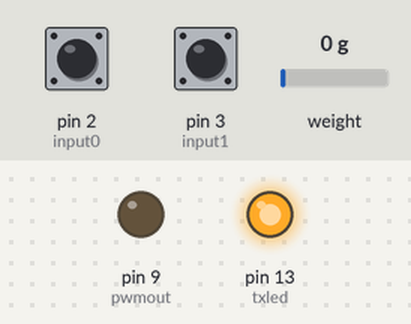
Simulated run of this sketch. Board: SparkFun Pro Micro, built with avr-gcc and run on an emulated ATmega32U4. On the bench: output pins drawn as LEDs (lit = HIGH). Dashed ring = blinking. The inputs (shaded band) are chosen by the test bench; at power-on: weight on the scale 0 g, pin 3 (input1) HIGH, pin 2 (input0) HIGH. What the sketch prints to the serial monitor is not drawn.

Above: at 2.2 s.
2.3 s: weight on the scale set to 100 g
At 3.6 s:
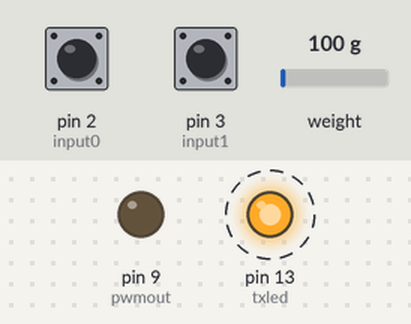
5.8 s: pin 3 (input1) pulsed LOW 2 times (0.12 s each, 0.3 s apart)
At 7.1 s:
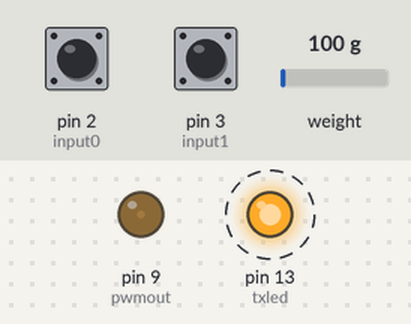
Timing chart, 0 to 15.3 s (numbered marks = the images above; inputs shaded):
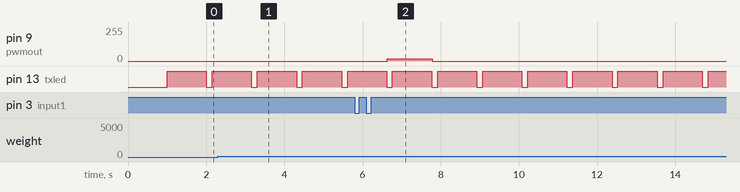

The sketch:

arduino_scale_and_stirrer.ino
```cpp
/* Read hall effect sensors and report switching frequency.
 *  Read HX711 load cell amplifier while doing so.
 *  For Arduino Pro Micro 16MHz/5V
 *
 *  The output wires for TTL UART at 9600bps:
 *  black = GND
 *  white = 5V
 *  Gray = TXD
 *  Purple = RXD
 *  Blue = Reset
 *
 *  D Duke
 *  11/12/2020
*/

// hall effect sensor setup

#define input0 2 // interruptable pin
#define input1 3 // interruptable pin
#define pwmout 9 // pwm output (for debugging)
#define txled 13 // light when writing to serial
#define pwm_rpmmax 3000.0 // value that corresponds to max pwm output
#define rpm_coeff 6e7 // Multiplication factor is 1 rev/triggers * 1e6 us/s * 60 s/min
#define ring_buffer_size 16 // averaging buffer
#define maxwait 1e6 // how long to wait after last trigger before flushing the buffer
#define big 4000000000 // delay between pulses corresponding to minimum RPM reading
#define update_pwm_every 8 // how often to refresh pwm output
#define print_every 1024 // how often to write to serial

unsigned long t0_input0;
unsigned long t1_input0;
unsigned long dt_input0_buf[ring_buffer_size];
float dt_input0 = big;
int nbuf_input0 = 0;

unsigned long t0_input1;
unsigned long t1_input1;
unsigned long dt_input1_buf[ring_buffer_size];
float dt_input1 = big;
int nbuf_input1 = 0;
float pwmval = 0;

int i;
int counter=0;

// scale setup

#include "HX711.h"
HX711 scale;
uint8_t dataPin = A1;
uint8_t clockPin = A0;
#define SCALE_UNIT "g"

void setup() {
    // Initialize buffer
    for (i=0;i<ring_buffer_size;i++) {
        dt_input0_buf[i]=big;
        dt_input1_buf[i]=big;
    }
    // Init timestamps
    t0_input0 = micros();
    t1_input0 = t0_input0 + big;
    t0_input1 = micros();
    t1_input1 = t0_input1 + big;

    // Setup IO
    pinMode(input0,INPUT_PULLUP);
    attachInterrupt(INT0,ISR_input0,FALLING); // removed digitalPinToInterrupt for Teensy

    pinMode(input1,INPUT_PULLUP);
    attachInterrupt(INT1,ISR_input1,FALLING); // removed digitalPinToInterrupt for Teensy

    pinMode(pwmout,OUTPUT);
    pinMode(txled,OUTPUT);
    analogWrite(pwmout,0);
    digitalWrite(txled,LOW);


    scale.begin(dataPin, clockPin);
    // loadcell factor 20 KG
    scale.set_scale(100.);//127.15);
    scale.tare();

    Serial.begin(9600);
}

void loop() {
    // if no interrupt after some time, reset timestamps to read ~zero freq.
    if ((micros() - t1_input0) > maxwait) {
        t0_input0 = micros();
        t1_input0 = t0_input0 + big;
    }
    if ((micros() - t1_input1) > maxwait) {
        t0_input1 = micros();
        t1_input1 = t0_input1 + big;
    }

    // Write current delay period to ring buffer
    dt_input0_buf[nbuf_input0] = t1_input0 - t0_input0;
    nbuf_input0 = (nbuf_input0 + 1)%ring_buffer_size;

    dt_input1_buf[nbuf_input1] = t1_input1 - t0_input1;
    nbuf_input1 = (nbuf_input1 + 1)%ring_buffer_size;

    // Compute average and display to serial
    if (counter%print_every == 0) {

        // Compute average from ring buffer
        dt_input0 = 0;
        dt_input1 = 0;
        for (i=0;i<ring_buffer_size;i++) {
            dt_input0 += dt_input0_buf[i]/(float)ring_buffer_size;
            dt_input1 += dt_input1_buf[i]/(float)ring_buffer_size;
        }


        // Compute frequency and write RPM.
        digitalWrite(txled,HIGH);
        Serial.print("Stirrer_Scale: RPM0 = ");
        Serial.print(rpm_coeff / dt_input0);
        Serial.print(" rpm, RPM1 = ");
        Serial.print(rpm_coeff / dt_input1);
        Serial.print(" rpm, WEIGHT =");
        Serial.print(scale.get_units(10));
        Serial.print(" ");
        Serial.println(SCALE_UNIT);
        digitalWrite(txled,LOW);

        delay(10); // prevent excessively frequent writing to serial port
        counter=0;

    }

    // update input0 value to pwm
    if (counter%update_pwm_every == 0) {

        // Compute average from ring buffer
        dt_input0=0;
        //dt_input1=0;
        for (i=0;i<ring_buffer_size;i++) {
            dt_input0 += dt_input0_buf[i]/(float)ring_buffer_size;
            //dt_input1 += dt_input1_buf[i]/(float)ring_buffer_size;
        }

        // update PWM with input0 value
        pwmval =  255 * rpm_coeff / dt_input0 / pwm_rpmmax;
        if (pwmval > 255) pwmval=255;
        if (pwmval < 0) pwmval=0;
        analogWrite(pwmout, (int)pwmval);

    }

    delayMicroseconds(10);
    counter++;
}

// ISR for sensor on pin input0
// Update interrupt time stamps
void ISR_input0() {
    t0_input0 = t1_input0;
    t1_input0 = micros();
}

// ISR for sensor on pin input1
// Update interrupt time stamps
void ISR_input1() {
    t0_input1 = t1_input1;
    t1_input1 = micros();
}
```

Measured:
- after the input at 2.3 s, pin 13 (txled): alternates HIGH for 1.0 s and LOW for 0.15 s, starting after 1.0 s
- after the input at 5.8 s, pin 9 (pwmout): 0/255 → 17/255 after 0.83 s, → 0/255 1.1 s later
